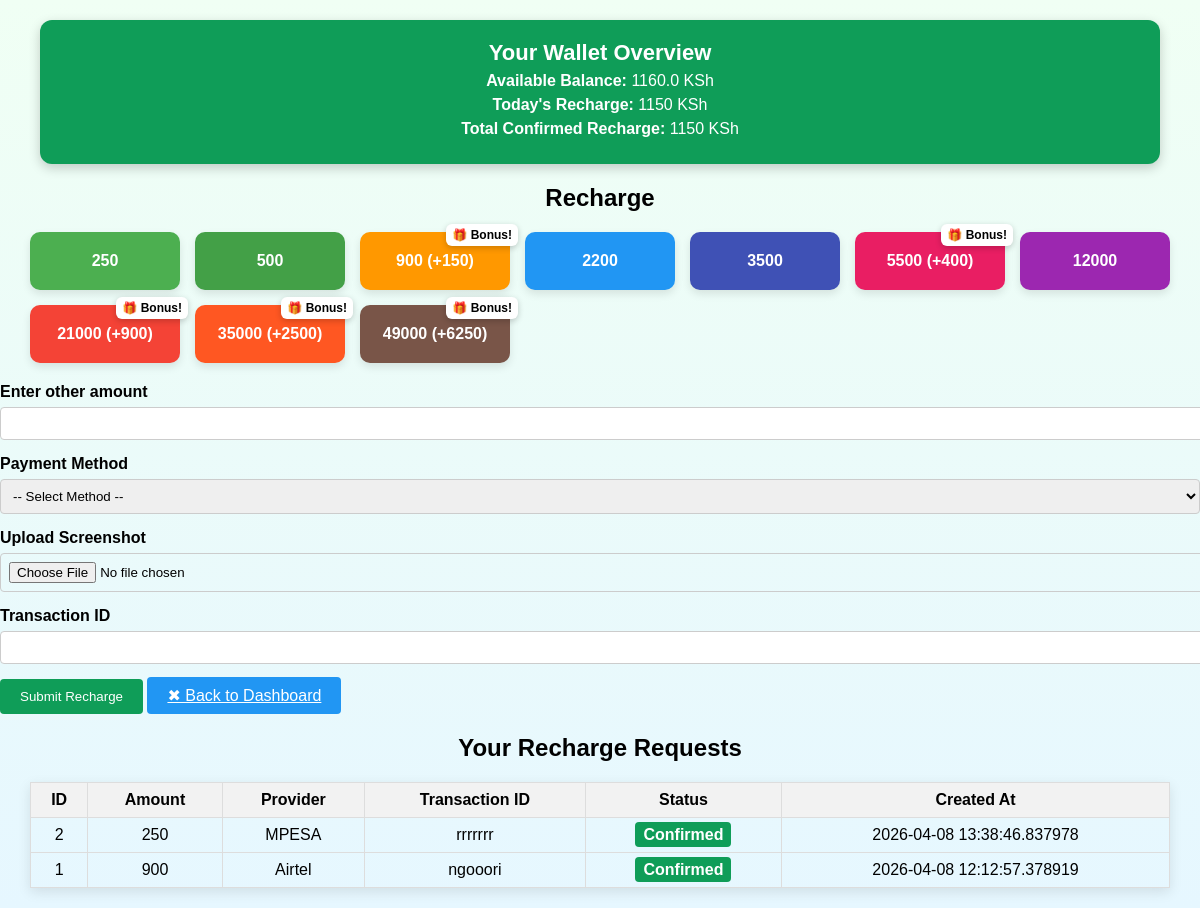
The app's page /recharge (signed in) with its own data.
### models.py (models this page shows, shortened)
class User(db.Model, UserMixin):
    __tablename__ = "user"
    id = db.Column(db.Integer, primary_key=True)
    email = db.Column(db.String(120), unique=True, nullable=False)
    password = db.Column(db.String(200), nullable=False)
    wallet_balance = db.Column(db.Float, default=0.0)
    total_views = db.Column(db.Integer, default=0)
    total_earnings = db.Column(db.Float, default=0.0)
    total_withdraw = db.Column(db.Float, default=0.0)
    total_recharge = db.Column(db.Float, default=0.0)
    profile_image = db.Column(db.String(200))
    last_checkin = db.Column(db.DateTime, nullable=True)
    recharges = db.relationship("Recharge", backref="user", lazy=True)
    withdrawals = db.relationship("Withdrawal", backref="user", lazy=True)

class Recharge(db.Model):
    __tablename__ = "recharges"
    id = db.Column(db.Integer, primary_key=True, autoincrement=True)
    user_id = db.Column(db.Integer, db.ForeignKey("user.id"), nullable=False)
    amount = db.Column(db.Integer, nullable=False)
    provider = db.Column(db.String(50), nullable=False)
    transaction_id = db.Column(db.String(100), nullable=False)
    screenshot_filename = db.Column(db.String(200))
    status = db.Column(db.String(20), default="pending")
    created_at = db.Column(db.DateTime, default=datetime.utcnow)

### app.py (the view, shortened to what this page needs)
@app.route("/recharge", methods=["GET", "POST"])
@login_required
def recharge():
    user = current_user
    now = datetime.utcnow()
    last_24h = now - timedelta(hours=24)
    todays_recharge = db.session.query(func.sum(Recharge.amount)).filter(
        Recharge.user_id == user.id,
        Recharge.status == "confirmed",
        Recharge.created_at >= last_24h
    ).scalar() or 0
    total_recharge = db.session.query(func.sum(Recharge.amount)).filter(
        Recharge.user_id == user.id,
        Recharge.status == "confirmed"
    ).scalar() or 0
    recharges = Recharge.query.filter_by(user_id=user.id).order_by(Recharge.created_at.desc()).all()
    return render_template(
        "recharge.html",
        user=user,
        recharges=recharges,
        todays_recharge=todays_recharge,
        total_recharge=total_recharge
    )

### app.py (called while the page is built)
@login_manager.user_loader
def load_user(user_id):
    return User.query.get(int(user_id))

### templates/recharge.html (shortened to what this page needs)
<!DOCTYPE html>
<html>
<head>
</head>
<body>
    <div class="balance-card">
    <h3>Your Wallet Overview</h3>
    <p><strong>Available Balance:</strong> {{ user.wallet_balance }} KSh</p>
    <p><strong>Today's Recharge:</strong> {{ todays_recharge }} KSh</p>
    <p><strong>Total Confirmed Recharge:</strong> {{ total_recharge }} KSh</p>
</div>
    <h2>Recharge</h2>
    <form action="{{ url_for('recharge') }}" method="post" enctype="multipart/form-data">
        <div class="amount-boxes">
            <div class="amount-box" data-amount="250">250</div>
            <div class="amount-box" data-amount="500">500</div>
            <div class="amount-box bonus" data-amount="900" data-tooltip="Recharge 900, get +150 free!">900 (+150)</div>
            <div class="amount-box" data-amount="2200">2200</div>
            <div class="amount-box" data-amount="3500">3500</div>
            <div class="amount-box bonus" data-amount="5500" data-tooltip="Recharge 5500, get +400 free!">5500 (+400)</div>
            <div class="amount-box" data-amount="12000">12000</div>
            <div class="amount-box bonus" data-amount="21000" data-tooltip="Recharge 21000, get +900 free!">21000 (+900)</div>
            <div class="amount-box bonus" data-amount="35000" data-tooltip="Recharge 35000, get +2500 free!">35000 (+2500)</div>
            <div class="amount-box bonus" data-amount="49000" data-tooltip="Recharge 49000, get +6250 free!">49000 (+6250)</div>
        </div>
        <div class="form-group">
            <label>Enter other amount</label>
            <input type="number" name="amount" id="amountInput" required>
        </div>
        <div class="form-group">
            <label>Payment Method</label>
            <select name="provider" id="providerSelect" required>
                <option value="">-- Select Method --</option>
            </select>
        </div>
        <div class="form-group">
            <label>Upload Screenshot</label>
            <input type="file" name="screenshot" accept="image/*" required>
        </div>
        <div class="form-group">
            <label>Transaction ID</label>
            <input type="text" name="transaction_id" required>
        </div>
        <button type="submit" class="btn btn-confirm">Submit Recharge</button>
        <a href="{{ url_for('dashboard') }}" class="btn btn-back">✖ Back to Dashboard</a>
    </form>
    <h2>Your Recharge Requests</h2>
    <table>
        <tr>
            <th>ID</th>
            <th>Amount</th>
            <th>Provider</th>
            <th>Transaction ID</th>
            <th>Status</th>
            <th>Created At</th>
        </tr>
        {% for r in recharges %}
        <tr>
            <td>{{ r.id }}</td>
            <td>{{ r.amount }}</td>
            <td>{{ r.provider }}</td>
            <td>{{ r.transaction_id }}</td>
            <td>
                {% if r.status == "confirmed" %}
                    <span class="status-badge status-confirmed">Confirmed</span>
                {% elif r.status == "rejected" %}
                    <span class="status-badge status-rejected">Rejected</span>
                {% else %}
                    <span class="status-badge status-pending">Pending</span>
                {% endif %}
            </td>
            <td>{{ r.created_at }}</td>
        </tr>
        {% endfor %}
    </table>
</body>
</html>

### templates/recharge.html (style rules this page uses)
body { font-family: Arial, sans-serif; margin: 0; padding: 0; background: linear-gradient(to bottom, #f0fff4, #e6f7ff); overflow-y: scroll; }
h2 { text-align: center; margin-top: 20px; }
.balance-card { background: #0f9d58; color: #fff; padding: 20px; margin: 20px auto; border-radius: 12px; width: 90%; box-shadow: 0 4px 12px rgba(0,0,0,0.2); text-align: center; }
.balance-card h3 { margin: 0; font-size: 22px; }
.balance-card p { margin: 6px 0; font-size: 16px; }
.amount-boxes { display: grid; grid-template-columns: repeat(auto-fit, minmax(140px, 1fr)); gap: 15px; margin: 20px auto; width: 95%; }
.amount-box { padding: 20px; border-radius: 10px; cursor: pointer; font-weight: bold; text-align: center; transition: 0.3s; box-shadow: 0 4px 8px rgba(0,0,0,0.1); color: #fff; position: relative; }
.amount-box[data-amount="250"] { background: #4caf50; }
.amount-box[data-amount="500"] { background: #43a047; }
.amount-box[data-amount="900"] { background: #ff9800; }
.amount-box[data-amount="2200"] { background: #2196f3; }
.amount-box[data-amount="3500"] { background: #3f51b5; }
.amount-box[data-amount="5500"] { background: #e91e63; }
.amount-box[data-amount="12000"] { background: #9c27b0; }
.amount-box[data-amount="21000"] { background: #f44336; }
.amount-box[data-amount="35000"] { background: #ff5722; }
.amount-box[data-amount="49000"] { background: #795548; }
.amount-box.bonus { animation: pulse 2s infinite; }
.amount-box.bonus::after { content: "🎁 Bonus!"; position: absolute; top: -8px; right: -8px; background: #fff; color: #000; font-size: 12px; font-weight: bold; padding: 4px 6px; border-radius: 6px; box-shadow: 0 2px 6px rgba(0,0,0,0.2); }
.form-group { margin-bottom: 15px; }
label { display: block; margin-bottom: 6px; font-weight: bold; }
input, select { width: 100%; padding: 8px; border: 1px solid #ccc; border-radius: 4px; }
.btn { padding: 10px 20px; border: none; border-radius: 4px; cursor: pointer; transition: 0.3s; }
.btn-confirm { background-color: #0f9d58; color: #fff; }
.btn-back { background-color: #2196f3; color: #fff; margin-top: 10px; }
table { border-collapse: collapse; width: 95%; margin: 20px auto; box-shadow: 0 4px 12px rgba(0,0,0,0.1); }
th, td { border: 1px solid #ddd; padding: 8px; text-align: center; }
th { background-color: #f2f2f2; }
.status-badge { font-weight: bold; padding: 4px 8px; border-radius: 4px; }
.status-confirmed { color: #fff; background-color: #0f9d58; }

### records on screen
User: wallet_balance "1160.0"
Recharge: id "2", amount "250", provider "MPESA", transaction_id "rrrrrrr", status "Confirmed", created_at "2026-04-08 13:38:46.837978"
Recharge: id "1", amount "900", provider "Airtel", transaction_id "ngooori", status "Confirmed", created_at "2026-04-08 12:12:57.378919"

### other values on screen
{{ todays_recharge }} "1150"
{{ total_recharge }} "1150"
